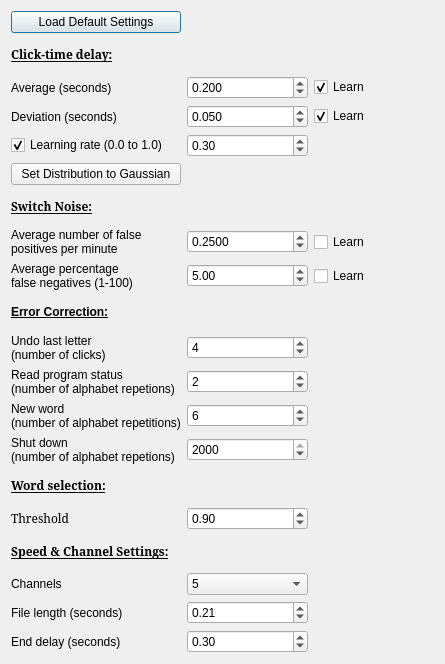
<?xml version="1.0" encoding="UTF-8"?>
<ui version="4.0">
 <class>Dialog</class>
 <widget class="QDialog" name="Dialog">
  <property name="geometry">
   <rect>
    <x>0</x>
    <y>0</y>
    <width>445</width>
    <height>664</height>
   </rect>
  </property>
  <property name="windowTitle">
   <string>Settings Editor</string>
  </property>
  <layout class="QGridLayout" name="gridLayout">
   <item row="0" column="0">
    <layout class="QGridLayout" name="grid_delay_properties">
     <item row="16" column="1">
      <widget class="QDoubleSpinBox" name="box_word_select">
       <property name="focusPolicy">
        <enum>Qt::ClickFocus</enum>
       </property>
       <property name="maximum">
        <double>1.000000000000000</double>
       </property>
       <property name="singleStep">
        <double>0.050000000000000</double>
       </property>
       <property name="value">
        <double>0.900000000000000</double>
       </property>
      </widget>
     </item>
     <item row="2" column="0">
      <widget class="QLabel" name="label_seconds_delay">
       <property name="font">
        <font>
         <weight>50</weight>
         <bold>false</bold>
         <underline>false</underline>
        </font>
       </property>
       <property name="toolTip">
        <string>The average click delay, measured in seconds</string>
       </property>
       <property name="text">
        <string>Average (seconds)</string>
       </property>
      </widget>
     </item>
     <item row="2" column="1">
      <widget class="QDoubleSpinBox" name="box_seconds_delay">
       <property name="decimals">
        <number>3</number>
       </property>
       <property name="minimum">
        <double>-60.000000000000000</double>
       </property>
       <property name="maximum">
        <double>60.000000000000000</double>
       </property>
       <property name="singleStep">
        <double>0.050000000000000</double>
       </property>
       <property name="value">
        <double>0.200000000000000</double>
       </property>
      </widget>
     </item>
     <item row="3" column="0">
      <widget class="QLabel" name="label_deviation">
       <property name="font">
        <font>
         <weight>50</weight>
         <bold>false</bold>
         <underline>false</underline>
        </font>
       </property>
       <property name="toolTip">
        <string>The standard deviation of click delay measured in seconds</string>
       </property>
       <property name="text">
        <string>Deviation (seconds)</string>
       </property>
      </widget>
     </item>
     <item row="3" column="1">
      <widget class="QDoubleSpinBox" name="box_click_dev">
       <property name="focusPolicy">
        <enum>Qt::ClickFocus</enum>
       </property>
       <property name="decimals">
        <number>3</number>
       </property>
       <property name="minimum">
        <double>0.010000000000000</double>
       </property>
       <property name="maximum">
        <double>1000.000000000000000</double>
       </property>
       <property name="singleStep">
        <double>0.010000000000000</double>
       </property>
       <property name="value">
        <double>0.050000000000000</double>
       </property>
      </widget>
     </item>
     <item row="4" column="0">
      <widget class="QCheckBox" name="box_enable_learning">
       <property name="focusPolicy">
        <enum>Qt::ClickFocus</enum>
       </property>
       <property name="toolTip">
        <string>Adapt the click distribution according to previous word selections</string>
       </property>
       <property name="text">
        <string>Learning rate (0.0 to 1.0)</string>
       </property>
       <property name="checked">
        <bool>true</bool>
       </property>
      </widget>
     </item>
     <item row="4" column="1">
      <widget class="QDoubleSpinBox" name="box_learning_rate">
       <property name="focusPolicy">
        <enum>Qt::ClickFocus</enum>
       </property>
       <property name="maximum">
        <double>1.000000000000000</double>
       </property>
       <property name="singleStep">
        <double>0.050000000000000</double>
       </property>
       <property name="value">
        <double>0.300000000000000</double>
       </property>
      </widget>
     </item>
     <item row="1" column="0">
      <widget class="QLabel" name="label_delay">
       <property name="font">
        <font>
         <family>Serif</family>
         <weight>75</weight>
         <bold>true</bold>
         <underline>true</underline>
        </font>
       </property>
       <property name="toolTip">
        <string>Click visualisation settings.</string>
       </property>
       <property name="statusTip">
        <string/>
       </property>
       <property name="text">
        <string>Click-time delay:</string>
       </property>
      </widget>
     </item>
     <item row="8" column="0">
      <widget class="QLabel" name="label_fp_rate">
       <property name="text">
        <string>Average number of false 
positives per minute</string>
       </property>
      </widget>
     </item>
     <item row="8" column="1">
      <widget class="QDoubleSpinBox" name="box_fp_rate">
       <property name="decimals">
        <number>4</number>
       </property>
       <property name="minimum">
        <double>0.000000000000000</double>
       </property>
       <property name="maximum">
        <double>3.000000000000000</double>
       </property>
       <property name="singleStep">
        <double>0.010000000000000</double>
       </property>
       <property name="value">
        <double>0.250000000000000</double>
       </property>
      </widget>
     </item>
     <item row="9" column="0">
      <widget class="QLabel" name="label_fr">
       <property name="text">
        <string>Average percentage 
false negatives (1-100)</string>
       </property>
      </widget>
     </item>
     <item row="6" column="0">
      <widget class="QLabel" name="label_switch_noise">
       <property name="font">
        <font>
         <family>Serif</family>
         <weight>75</weight>
         <bold>true</bold>
         <underline>true</underline>
        </font>
       </property>
       <property name="text">
        <string>Switch Noise:</string>
       </property>
      </widget>
     </item>
     <item row="16" column="0">
      <widget class="QLabel" name="label_word_select_thresh">
       <property name="font">
        <font>
         <family>Serif</family>
         <weight>50</weight>
         <bold>false</bold>
        </font>
       </property>
       <property name="toolTip">
        <string>A word will be selected if its probability is above this value.</string>
       </property>
       <property name="text">
        <string>Threshold</string>
       </property>
      </widget>
     </item>
     <item row="15" column="0">
      <widget class="QLabel" name="label_word_select">
       <property name="font">
        <font>
         <family>Serif</family>
         <weight>75</weight>
         <bold>true</bold>
         <underline>true</underline>
        </font>
       </property>
       <property name="toolTip">
        <string>The speed at which the next letter will be displayed/pronounced.</string>
       </property>
       <property name="text">
        <string>Word selection:</string>
       </property>
      </widget>
     </item>
     <item row="10" column="0">
      <widget class="QLabel" name="label_error_correct">
       <property name="font">
        <font>
         <weight>75</weight>
         <bold>true</bold>
         <underline>true</underline>
        </font>
       </property>
       <property name="text">
        <string>Error Correction:</string>
       </property>
      </widget>
     </item>
     <item row="11" column="0">
      <widget class="QLabel" name="label_undo_last">
       <property name="toolTip">
        <string>The number of clicks that will immediately result in an undo</string>
       </property>
       <property name="text">
        <string>Undo last letter 
(number of clicks)</string>
       </property>
      </widget>
     </item>
     <item row="11" column="1">
      <widget class="QSpinBox" name="box_undo">
       <property name="minimum">
        <number>3</number>
       </property>
       <property name="maximum">
        <number>100</number>
       </property>
       <property name="singleStep">
        <number>1</number>
       </property>
       <property name="value">
        <number>4</number>
       </property>
      </widget>
     </item>
     <item row="12" column="0">
      <widget class="QLabel" name="label_program_status">
       <property name="text">
        <string>Read program status 
(number of alphabet repetions)</string>
       </property>
      </widget>
     </item>
     <item row="12" column="1">
      <widget class="QSpinBox" name="box_prog_status">
       <property name="minimum">
        <number>1</number>
       </property>
       <property name="maximum">
        <number>10</number>
       </property>
       <property name="value">
        <number>2</number>
       </property>
      </widget>
     </item>
     <item row="13" column="0">
      <widget class="QLabel" name="label_restart_word">
       <property name="text">
        <string>New word 
(number of alphabet repetitions)</string>
       </property>
      </widget>
     </item>
     <item row="13" column="1">
      <widget class="QSpinBox" name="box_restart_word">
       <property name="minimum">
        <number>2</number>
       </property>
       <property name="maximum">
        <number>2000</number>
       </property>
       <property name="value">
        <number>6</number>
       </property>
      </widget>
     </item>
     <item row="14" column="0">
      <widget class="QLabel" name="label_switch_off">
       <property name="text">
        <string>Shut down 
(number of alphabet repetions)</string>
       </property>
      </widget>
     </item>
     <item row="14" column="1">
      <widget class="QSpinBox" name="box_shut_down">
       <property name="minimum">
        <number>4</number>
       </property>
       <property name="maximum">
        <number>2000</number>
       </property>
       <property name="value">
        <number>2000</number>
       </property>
      </widget>
     </item>
     <item row="17" column="0">
      <widget class="QLabel" name="label_config_settings">
       <property name="font">
        <font>
         <family>Serif</family>
         <weight>75</weight>
         <bold>true</bold>
         <underline>true</underline>
        </font>
       </property>
       <property name="text">
        <string>Speed &amp; Channel Settings:</string>
       </property>
      </widget>
     </item>
     <item row="21" column="0">
      <widget class="QLabel" name="label_file_length">
       <property name="text">
        <string>File length (seconds)</string>
       </property>
      </widget>
     </item>
     <item row="21" column="1">
      <widget class="QDoubleSpinBox" name="box_file_length">
       <property name="singleStep">
        <double>0.050000000000000</double>
       </property>
       <property name="value">
        <double>0.210000000000000</double>
       </property>
      </widget>
     </item>
     <item row="2" column="2">
      <widget class="QCheckBox" name="box_learn_delay">
       <property name="text">
        <string>Learn</string>
       </property>
       <property name="checked">
        <bool>true</bool>
       </property>
      </widget>
     </item>
     <item row="3" column="2">
      <widget class="QCheckBox" name="box_learn_std">
       <property name="text">
        <string>Learn</string>
       </property>
       <property name="checked">
        <bool>true</bool>
       </property>
      </widget>
     </item>
     <item row="8" column="2">
      <widget class="QCheckBox" name="box_learn_fp">
       <property name="text">
        <string>Learn</string>
       </property>
       <property name="checked">
        <bool>false</bool>
       </property>
      </widget>
     </item>
     <item row="9" column="2">
      <widget class="QCheckBox" name="box_learn_fr">
       <property name="text">
        <string>Learn</string>
       </property>
       <property name="checked">
        <bool>false</bool>
       </property>
      </widget>
     </item>
     <item row="18" column="0">
      <widget class="QLabel" name="label_channels">
       <property name="text">
        <string>Channels</string>
       </property>
      </widget>
     </item>
     <item row="18" column="1">
      <widget class="QComboBox" name="box_channels">
       <property name="currentIndex">
        <number>4</number>
       </property>
       <property name="maxVisibleItems">
        <number>14</number>
       </property>
       <property name="sizeAdjustPolicy">
        <enum>QComboBox::AdjustToContentsOnFirstShow</enum>
       </property>
       <item>
        <property name="text">
         <string>1</string>
        </property>
       </item>
       <item>
        <property name="text">
         <string>2</string>
        </property>
       </item>
       <item>
        <property name="text">
         <string>3</string>
        </property>
       </item>
       <item>
        <property name="text">
         <string>4</string>
        </property>
       </item>
       <item>
        <property name="text">
         <string>5</string>
        </property>
       </item>
      </widget>
     </item>
     <item row="0" column="0">
      <widget class="QPushButton" name="button_default">
       <property name="text">
        <string>Load Default Settings</string>
       </property>
      </widget>
     </item>
     <item row="9" column="1">
      <widget class="QDoubleSpinBox" name="box_fr">
       <property name="value">
        <double>5.000000000000000</double>
       </property>
      </widget>
     </item>
     <item row="5" column="0">
      <widget class="QPushButton" name="button_gauss">
       <property name="text">
        <string>Set Distribution to Gaussian</string>
       </property>
      </widget>
     </item>
     <item row="22" column="0">
      <widget class="QLabel" name="label_end_delay">
       <property name="text">
        <string>End delay (seconds)</string>
       </property>
      </widget>
     </item>
     <item row="22" column="1">
      <widget class="QDoubleSpinBox" name="box_end_delay">
       <property name="singleStep">
        <double>0.100000000000000</double>
       </property>
       <property name="value">
        <double>0.300000000000000</double>
       </property>
      </widget>
     </item>
    </layout>
   </item>
  </layout>
 </widget>
 <resources/>
 <connections/>
</ui>
